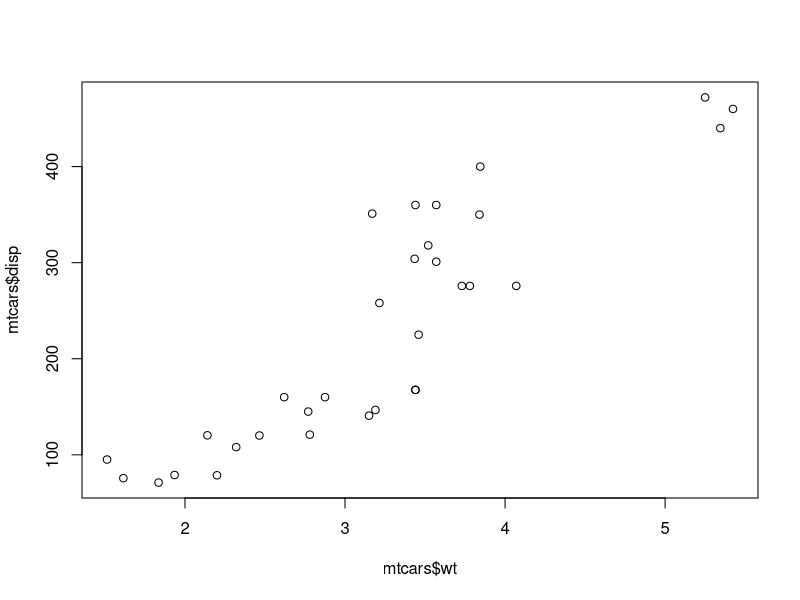

R code for this plot: (Note: this script raises an error after producing the figure.)
mtcars

print(names(mtcars))
print(nrow(mtcars))
print(ncol(mtcars))
print(dim(mtcars))

summary(mtcars$disp)
plot(mtcars$wt, mtcars$disp)

#trabalhando com uma fatia
reduzida <- mtcars[1:10, 3:7]
print(reduzida)

#lendo arquivos csv
pesq_prof <- read.csv("pesq_prof.csv")
names(pesq_prof)
summary(pesq_prof$Alunos)
